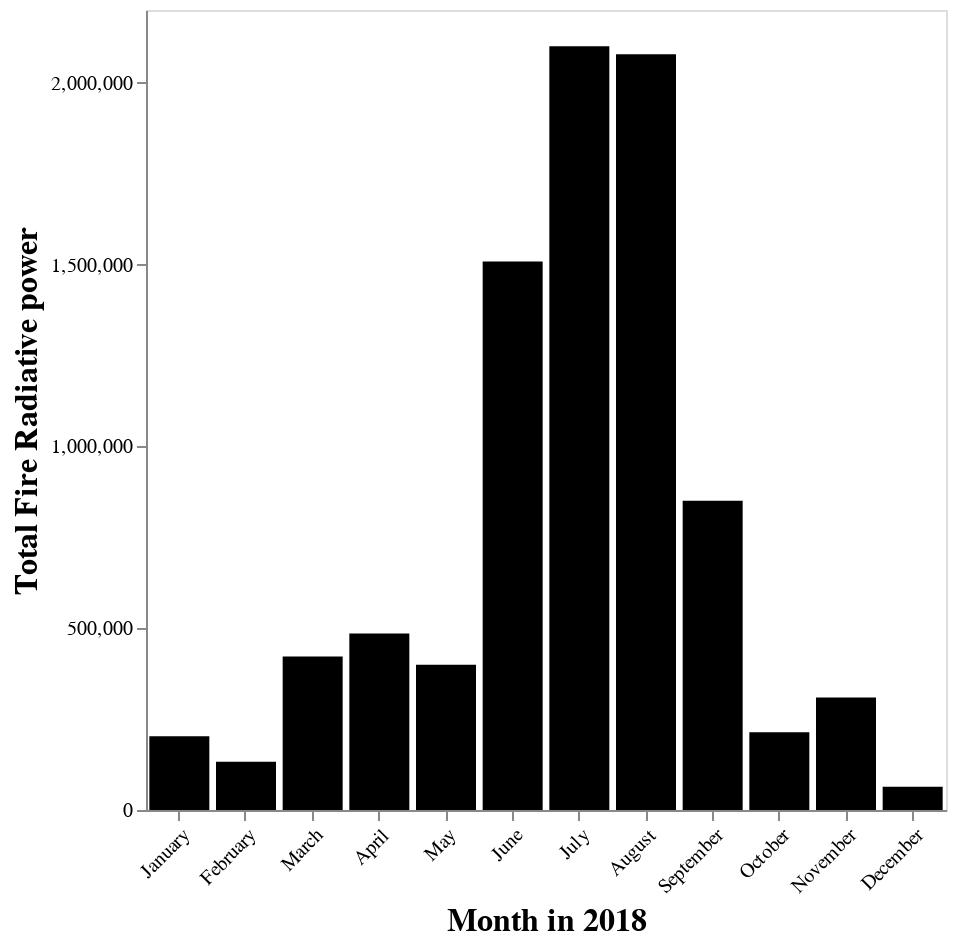

This figure's notebook cell:
### Code cell
percent_chart = alt.Chart(frp_df).mark_bar(color='black').encode(
    alt.X('month:O', sort=list(frp_df['month']),
          axis=alt.Axis(
            title = 'Month in 2018',
            titleFontSize=16,
            labelAngle=-45)),
    alt.Y('FRP_total:Q',
          axis=alt.Axis(
            title='Total Fire Radiative power',
            titleFontSize=16,
            grid=False,
            tickCount=4,
            orient='left'))
).properties(width=400, height=400)

percent_chart

### Figure 1 — Vega-Lite specification as saved in the notebook (floating-point values rounded to 4 significant figures)
{"config": {"view": {"continuousWidth": 400, "continuousHeight": 300}}, "data": {"name": "data-8b1aa144bf93f7acbfedf3a3bb2d65fe"}, "mark": {"type": "bar", "color": "black"}, "encoding": {"x": {"axis": {"labelAngle": -45, "title": "Month in 2018", "titleFontSize": 16}, "field": "month", "sort": ["January", "February", "March", "April", "May", "June", "July", "August", "September", "October", "November", "December"], "type": "ordinal"}, "y": {"axis": {"grid": false, "orient": "left", "tickCount": 4, "title": "Total Fire Radiative power", "titleFontSize": 16}, "field": "FRP_total", "type": "quantitative"}}, "height": 400, "width": 400, "$schema": "https://vega.github.io/schema/vega-lite/v4.17.0.json", "datasets": {"data-8b1aa144bf93f7acbfedf3a3bb2d65fe": [{"month_num": "01", "FRP_total": 203127, "month": "January"}, {"month_num": "02", "FRP_total": 132800, "month": "February"}, {"month_num": "03", "FRP_total": 421963, "month": "March"}, {"month_num": "04", "FRP_total": 485338, "month": "April"}, {"month_num": "05", "FRP_total": 399383, "month": "May"}, {"month_num": "06", "FRP_total": 1508263, "month": "June"}, {"month_num": "07", "FRP_total": 2100449, "month": "July"}, {"month_num": "08", "FRP_total": 2078148, "month": "August"}, {"month_num": "09", "FRP_total": 850458, "month": "September"}, {"month_num": "10", "FRP_total": 214008, "month": "October"}, {"month_num": "11", "FRP_total": 309245, "month": "November"}, {"month_num": "12", "FRP_total": 63688, "month": "December"}]}}
